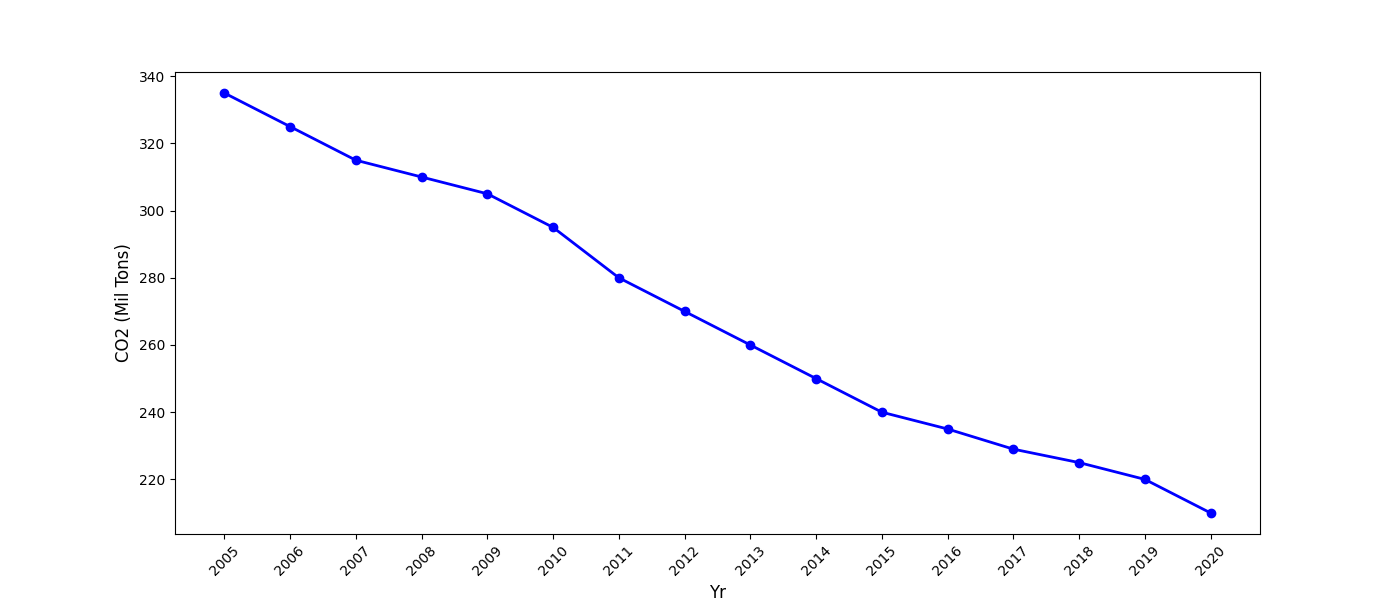

This chart was generated by the following Python code:
import matplotlib.pyplot as plt
import numpy as np

years = np.arange(2005, 2021)
co2_emissions = [335, 325, 315, 310, 305, 295, 280, 270, 260, 250, 240, 235, 229, 225, 220, 210]

fig, ax1 = plt.subplots(figsize=(14, 6))
# Changed color from 'red' to 'blue' for the plotted line
ax1.plot(years, co2_emissions, color='blue', linewidth=2, marker='o', linestyle='-', markersize=6)
ax1.set_xlabel('Yr', fontsize=12)
ax1.set_ylabel('CO2 (Mil Tons)', fontsize=12)

plt.xticks(years, rotation=45)
plt.show()
